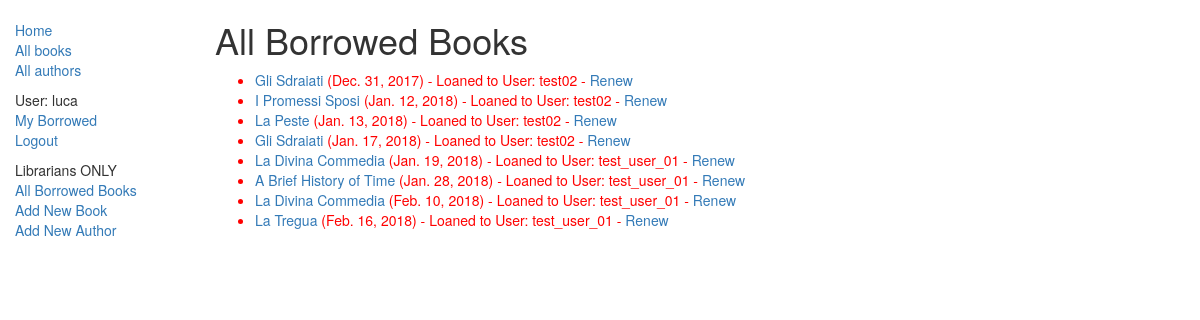
Screenshot of /catalog/allborrowedbooks/ (signed in) with the database file from the repository.
### catalog/models.py (models this page shows, shortened)
class BookInstance(models.Model):
    id = models.UUIDField(primary_key = True, default = uuid.uuid4, help_text = 'Unique ID for this instance of the book')
    book = models.ForeignKey('Book', on_delete = models.SET_NULL, null = True)
    imprint = models.CharField(max_length = 200)
    due_back = models.DateField(null = True, blank = True)
    borrower = models.ForeignKey(User, on_delete=models.SET_NULL, null = True, blank = True)
    LOAN_STATUS = (
        ('m', 'Maintenance'),
        ('o', 'On Loan'),
        ('a', 'Available'),
        ('r', 'Reserved'),
    )
    status = models.CharField(max_length = 1, choices = LOAN_STATUS, blank = True, default = 'm', help_text = 'Book Availability')
    class Meta:
        ordering = ["due_back"]
        permissions = (("can_mark_returned", "Set book as returned"),)
    @property
    def is_overdue(self):
        if self.due_back and date.today() > self.due_back:
            return True
        return False

class Book(models.Model):
    title = models.CharField(max_length=200)
    author = models.ForeignKey('Author', on_delete=models.SET_NULL, null=True)
    summary = models.CharField(max_length=1000, help_text='Enter a short summary of what the book is about')
    isbn = models.CharField('ISBN', max_length=13, help_text='13 Characters <a href="https://www.isbn-international.org/content/what-isbn">ISBN number</a>')
    genre = models.ManyToManyField(Genre, help_text='Select a Genre for this book')
    language = models.ForeignKey('Language', on_delete=models.SET_NULL, null=True)
    def display_genre(self):
         return ', '.join([genre.name for genre in self.genre.all()[:3]])
    display_genre.short_description = 'Genre'

### catalog/views.py (the view)
class AllBorrowedBooksListView(PermissionRequiredMixin, generic.ListView):
	permission_required = 'catalog.can_mark_returned'
	model = BookInstance
	template_name = 'catalog/bookinstance_list_all_borrowed_books.html'
	def get_queryset(self):
		return BookInstance.objects.filter(status__exact='o').order_by('due_back')

### catalog/templates/catalog/bookinstance_list_all_borrowed_books.html
{% extends "base_generic.html" %}
{% block content %}
    <h1>All Borrowed Books</h1>
    {% if bookinstance_list %}
    <ul>
      {% for bookinst in bookinstance_list %}
      <li class="{% if bookinst.is_overdue %}text-danger{% endif %}">
        <a href="{% url 'book-detail' bookinst.book.pk %}">{{bookinst.book.title}}</a> ({{ bookinst.due_back }}) - Loaned to User: {{ bookinst.borrower }}
        {% if perms.catalog.can_mark_returned %} - <a href="{% url 'renew-book-librarian' bookinst.id %}">Renew</a>  {% endif %}
      </li>
      {% endfor %}
    </ul>
    {% else %}
      <p>There are no books borrowed.</p>
    {% endif %}
{% endblock %}

### catalog/templates/base_generic.html (shortened to what this page needs)
<html lang="en">
<head>
  <link rel="stylesheet" href="https://maxcdn.bootstrapcdn.com/bootstrap/3.3.7/css/bootstrap.min.css">
  {% load static %}
  <link rel="stylesheet" href="{% static 'css/styles.css' %}">
</head>
<body>
  <div class="container-fluid">
    <div class="row">
      <div class="col-sm-2">
      {% block sidebar %}
      <ul class="sidebar-nav">
          <li><a href="{% url 'index' %}">Home</a></li>
          <li><a href="{% url 'books' %}">All books</a></li>
          <li><a href="{% url 'authors' %}">All authors</a></li>
          {% if user.is_authenticated %}
            <li>User: {{ user.get_username }}</li>
            <li><a href="{% url 'my-borrowed' %}">My Borrowed</a></li>
            <li><a href="{% url 'logout'%}?next={{request.path}}">Logout</a></li>
          {% else %}
            <li><a href="{% url 'login'%}?next={{request.path}}">Login</a></li>
          {% endif %}
          {% if perms.catalog.can_mark_returned %}
            <li>Librarians ONLY</li>
            <li><a href="{% url 'all-borrowed-books' %}">All Borrowed Books</a></li>
            <li><a href="{% url 'book-create' %}">Add New Book</a></li>
            <li><a href="{% url 'author-create' %}">Add New Author</a></li>
          {% endif %}
      </ul>
     {% endblock %}
      </div>
      <div class="col-sm-10 ">
      {% block content %}{% endblock %}
      </div>
    </div>
  </div>
</body>
</html>

### catalog/static/css/styles.css (style rules this page uses)
.sidebar-nav { margin-top: 20px; padding: 0; list-style: none; }
.text-danger { color: red; }

### rows the page displays
BookInstance: book "Gli Sdraiati", due_back "Dec. 31, 2017", borrower "test02"
BookInstance: book "I Promessi Sposi", due_back "Jan. 12, 2018", borrower "test02"
BookInstance: book "La Peste", due_back "Jan. 13, 2018", borrower "test02"
BookInstance: book "Gli Sdraiati", due_back "Jan. 17, 2018", borrower "test02"
BookInstance: book "La Divina Commedia", due_back "Jan. 19, 2018", borrower "test_user_01"
BookInstance: book "A Brief History of Time", due_back "Jan. 28, 2018", borrower "test_user_01"
BookInstance: book "La Divina Commedia", due_back "Feb. 10, 2018", borrower "test_user_01"
BookInstance: book "La Tregua", due_back "Feb. 16, 2018", borrower "test_user_01"

### other values shown
{{ user.get_username }} "luca"
